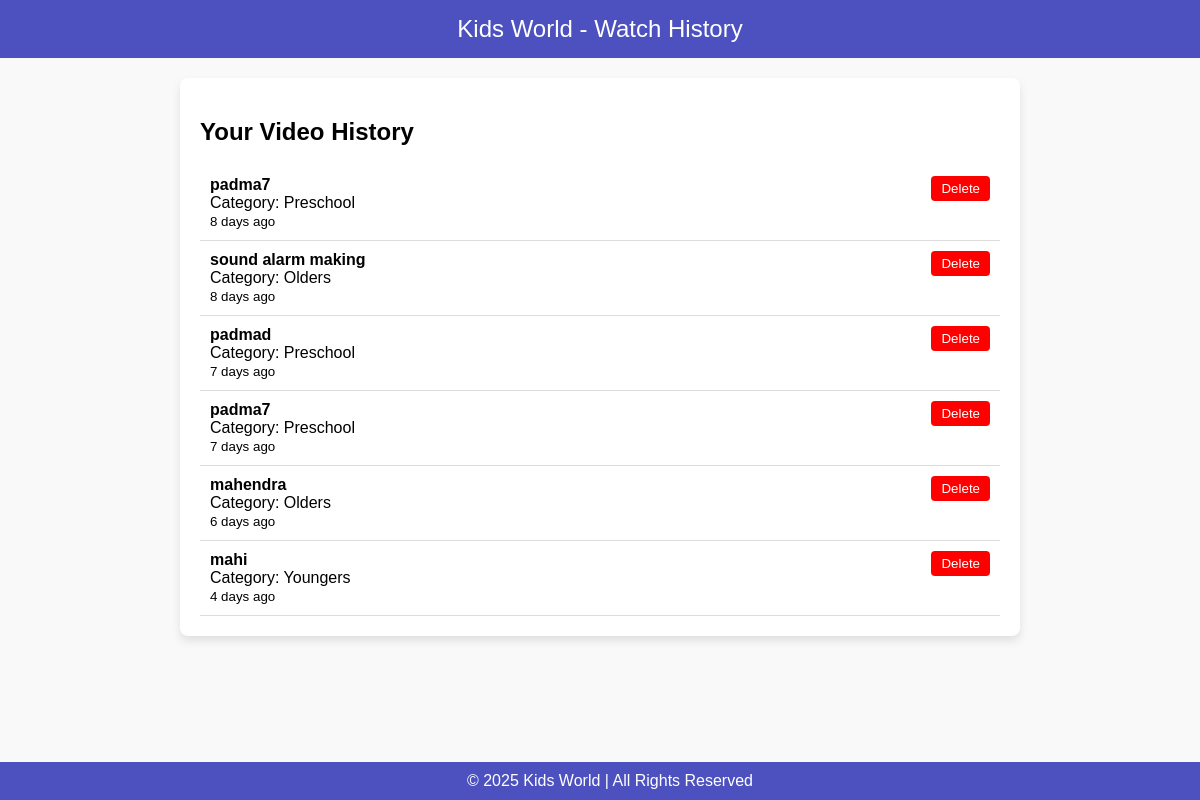
Screenshot of /history1.php with the database file from the repository.
### tables this page shows
CREATE TABLE `videos` (
  `id` int(11) NOT NULL,
  `video_title` varchar(255) NOT NULL,
  `video_url` varchar(255) NOT NULL,
  `category_id` int(11) DEFAULT NULL,
  `category_name` varchar(255) DEFAULT NULL,
  `upload_date` timestamp NOT NULL DEFAULT current_timestamp()
);

### history1.php (the view, shortened to what this page needs)
<?php
$host = "localhost";
$user = "root";
$password = "";
$dbname = "kidsworld";
$conn = new mysqli($host, $user, $password, $dbname);
function timeAgo($datetime) {
    $time = strtotime($datetime);
    $diff = time() - $time;
    if ($diff < 2592000) return floor($diff / 86400) . " days ago";
    return date("M d, Y", $time);
}
$videos = [];
$sql_videos = "SELECT v.id, v.video_title, COALESCE(c.category_name, 'Uncategorized') AS video_category_name, v.upload_date
               FROM videos v
               LEFT JOIN categories c ON v.category_id = c.id";
$result_videos = $conn->query($sql_videos);
if ($result_videos->num_rows > 0) {
    while ($row = $result_videos->fetch_assoc()) {
        $row['time_ago'] = timeAgo($row['upload_date']);
        $videos[] = $row;
    }
}
?>
<!DOCTYPE html>
<html lang="en">
<head>
</head>
<body>
    <header>Kids World - Watch History</header>
    <div class="container">
        <h2>Your Video History</h2>
        <?php if (!empty($videos)): ?>
            <?php foreach ($videos as $video): ?>
                <div class="video-item">
                    <div>
                        <strong><?php echo htmlspecialchars($video['video_title']); ?></strong><br>
                        Category: <?php echo htmlspecialchars($video['video_category_name']); ?><br>
                        <small><?php echo htmlspecialchars($video['time_ago']); ?></small>
                    </div>
                    <form method="POST">
                        <button type="submit" class="delete-button">Delete</button>
                    </form>
                </div>
            <?php endforeach; ?>
        <?php else: ?>
            <p>No videos found in your watch history.</p>
        <?php endif; ?>
    </div>
    <footer>&copy; <?php echo date("Y"); ?> Kids World | All Rights Reserved</footer>
</body>
</html>

### history1.php (style rules this page uses)
body { font-family: Arial, sans-serif; background-color: #f9f9f9; margin: 0; padding: 0; }
header { background-color: #4c51bf; color: white; padding: 15px; text-align: center; font-size: 1.5em; }
.container { max-width: 800px; margin: 20px auto; background: white; padding: 20px; border-radius: 8px; box-shadow: 0px 5px 10px rgba(0, 0, 0, 0.1); }
.video-item { display: flex; justify-content: space-between; padding: 10px; border-bottom: 1px solid #ddd; }
.delete-button { background-color: red; color: white; border: none; padding: 5px 10px; cursor: pointer; border-radius: 4px; }
footer { background-color: #4c51bf; color: white; text-align: center; padding: 10px; position: fixed; bottom: 0; width: 100%; }

### rows the page displays
videos: video_title "padma7", video_category_name "Preschool", time_ago "8 days ago"
videos: video_title "sound alarm making", video_category_name "Olders", time_ago "8 days ago"
videos: video_title "padmad", video_category_name "Preschool", time_ago "7 days ago"
videos: video_title "padma7", video_category_name "Preschool", time_ago "7 days ago"
videos: video_title "mahendra", video_category_name "Olders", time_ago "6 days ago"
videos: video_title "mahi", video_category_name "Youngers", time_ago "4 days ago"
